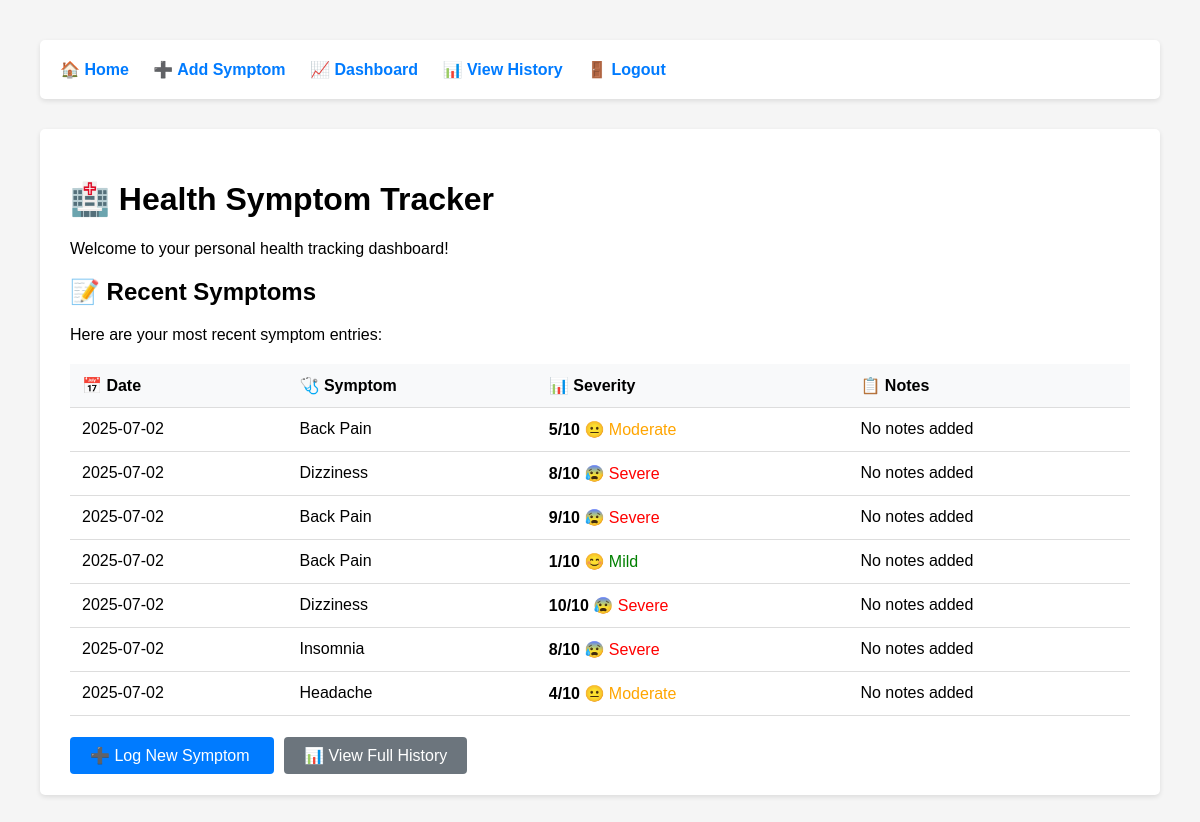
The page / (signed in) on the database its author committed.
### tables this page shows
CREATE TABLE symptom_logs (
            id INTEGER PRIMARY KEY AUTOINCREMENT,
            user_id INTEGER NOT NULL,
            symptom_id INTEGER NOT NULL,
            severity INTEGER NOT NULL CHECK (severity >= 1 AND severity <= 10),
            log_date DATE NOT NULL,
            notes TEXT,
            created_at DATETIME DEFAULT CURRENT_TIMESTAMP,
            FOREIGN KEY (user_id) REFERENCES users(id) ON DELETE CASCADE,
            FOREIGN KEY (symptom_id) REFERENCES symptoms(id) ON DELETE CASCADE
        );

CREATE TABLE symptoms (
            id INTEGER PRIMARY KEY AUTOINCREMENT,
            name TEXT NOT NULL UNIQUE,
            description TEXT,
            category TEXT
        );

### app.py (the view)
@app.route('/')
def home():
    if 'user_id' not in session:
        return redirect(url_for('login'))
    """Home page - shows recent symptoms"""
    conn = get_db_connection()
    recent_logs = conn.execute('''
        SELECT sl.severity, sl.log_date, sl.notes, s.name as symptom_name
        FROM symptom_logs sl
        JOIN symptoms s ON sl.symptom_id = s.id
        WHERE sl.user_id = ?
        ORDER BY sl.log_date DESC, sl.id DESC
        LIMIT 10
    ''', (session['user_id'],)).fetchall()
    conn.close()
    return render_template('home.html', recent_logs=recent_logs)

### app.py (called while the page is built)
def get_db_connection():
    conn = sqlite3.connect('health_tracker.db')
    conn.row_factory = sqlite3.Row  # This lets us access columns by name
    return conn

### templates/home.html (shortened to what this page needs)
{% extends "base.html" %}
{% block content %}
<h1>🏥 Health Symptom Tracker</h1>
<p>Welcome to your personal health tracking dashboard!</p>
<h2>📝 Recent Symptoms</h2>
{% if recent_logs %}
    <p>Here are your most recent symptom entries:</p>
    <table>
        <thead>
            <tr>
                <th>📅 Date</th>
                <th>🩺 Symptom</th>
                <th>📊 Severity</th>
                <th>📋 Notes</th>
            </tr>
        </thead>
        <tbody>
            {% for log in recent_logs %}
            <tr>
                <td>{{ log.log_date }}</td>
                <td>{{ log.symptom_name }}</td>
                <td>
                    <strong>{{ log.severity }}/10</strong>
                    {% if log.severity <= 3 %}
                        <span style="color: green;">😊 Mild</span>
                    {% elif log.severity <= 6 %}
                        <span style="color: orange;">😐 Moderate</span>
                    {% else %}
                        <span style="color: red;">😰 Severe</span>
                    {% endif %}
                </td>
                <td>{{ log.notes if log.notes else 'No notes added' }}</td>
            </tr>
            {% endfor %}
        </tbody>
    </table>
{% endif %}
<div style="margin-top: 30px;">
    <a href="/add-symptom" style="background-color: #007bff; color: white; padding: 10px 20px; text-decoration: none; border-radius: 4px;">
        ➕ Log New Symptom
    </a>
    <a href="/history" style="background-color: #6c757d; color: white; padding: 10px 20px; text-decoration: none; border-radius: 4px; margin-left: 10px;">
        📊 View Full History
    </a>
</div>
{% endblock %}

### templates/base.html (style rules this page uses)
body { font-family: Arial, sans-serif; margin: 40px; background-color: #f5f5f5; }
table { width: 100%; border-collapse: collapse; margin-top: 20px; }
th, td { padding: 12px; text-align: left; border-bottom: 1px solid #ddd; }
th { background-color: #f8f9fa; font-weight: bold; }

### rows shown on the page
symptom_logs: log_date "2025-07-02", symptom_name "Back Pain", severity "5", shows "😐 Moderate", notes "No notes added"
symptom_logs: log_date "2025-07-02", symptom_name "Dizziness", severity "8", shows "😰 Severe", notes "No notes added"
symptom_logs: log_date "2025-07-02", symptom_name "Back Pain", severity "9", shows "😰 Severe", notes "No notes added"
symptom_logs: log_date "2025-07-02", symptom_name "Back Pain", severity "1", shows "😊 Mild", notes "No notes added"
symptom_logs: log_date "2025-07-02", symptom_name "Dizziness", severity "10", shows "😰 Severe", notes "No notes added"
symptom_logs: log_date "2025-07-02", symptom_name "Insomnia", severity "8", shows "😰 Severe", notes "No notes added"
symptom_logs: log_date "2025-07-02", symptom_name "Headache", severity "4", shows "😐 Moderate", notes "No notes added"
